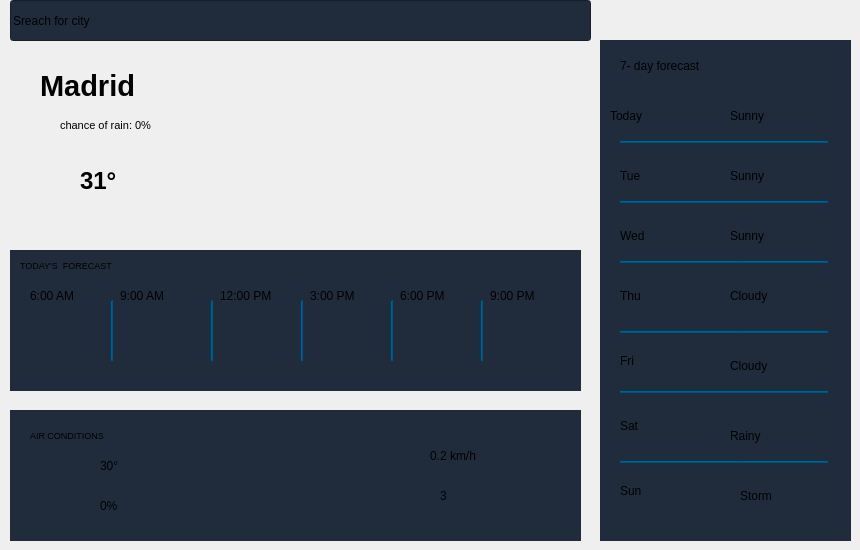
    <widget class="QWidget" name="page">
     <widget class="QWidget" name="widget_2" native="true">
      <property name="geometry">
       <rect>
        <x>10</x>
        <y>250</y>
        <width>571</width>
        <height>141</height>
       </rect>
      </property>
      <property name="styleSheet">
       <string notr="true">background-color:#202c3c;</string>
      </property>
      <widget class="QLabel" name="label_2">
       <property name="geometry">
        <rect>
         <x>10</x>
         <y>60</y>
         <width>91</width>
         <height>71</height>
        </rect>
       </property>
       <property name="text">
        <string/>
       </property>
       <property name="pixmap">
        <pixmap>../../../../../../Downloads/clouds.png</pixmap>
       </property>
       <property name="scaledContents">
        <bool>true</bool>
       </property>
      </widget>
      <widget class="QLabel" name="label_3">
       <property name="geometry">
        <rect>
         <x>110</x>
         <y>60</y>
         <width>71</width>
         <height>61</height>
        </rect>
       </property>
       <property name="text">
        <string/>
       </property>
       <property name="pixmap">
        <pixmap>../../../../../../Downloads/sun (2).png</pixmap>
       </property>
       <property name="scaledContents">
        <bool>true</bool>
       </property>
      </widget>
      <widget class="QLabel" name="label_4">
       <property name="geometry">
        <rect>
         <x>210</x>
         <y>60</y>
         <width>71</width>
         <height>61</height>
        </rect>
       </property>
       <property name="text">
        <string/>
       </property>
       <property name="pixmap">
        <pixmap>../../../../../../Downloads/sun (1).png</pixmap>
       </property>
       <property name="scaledContents">
        <bool>true</bool>
       </property>
      </widget>
      <widget class="QLabel" name="label_5">
       <property name="geometry">
        <rect>
         <x>300</x>
         <y>60</y>
         <width>71</width>
         <height>61</height>
        </rect>
       </property>
       <property name="text">
        <string/>
       </property>
       <property name="pixmap">
        <pixmap>../../../../../../Downloads/sun (1).png</pixmap>
       </property>
       <property name="scaledContents">
        <bool>true</bool>
       </property>
      </widget>
      <widget class="QLabel" name="label_6">
       <property name="geometry">
        <rect>
         <x>390</x>
         <y>60</y>
         <width>71</width>
         <height>61</height>
        </rect>
       </property>
       <property name="text">
        <string/>
       </property>
       <property name="pixmap">
        <pixmap>../../../../../../Downloads/sun (1).png</pixmap>
       </property>
       <property name="scaledContents">
        <bool>true</bool>
       </property>
      </widget>
      <widget class="QLabel" name="label_7">
       <property name="geometry">
        <rect>
         <x>480</x>
         <y>60</y>
         <width>71</width>
         <height>61</height>
        </rect>
       </property>
       <property name="text">
        <string/>
       </property>
       <property name="pixmap">
        <pixmap>../../../../../../Downloads/sun (2).png</pixmap>
       </property>
       <property name="scaledContents">
        <bool>true</bool>
       </property>
      </widget>
      <widget class="QLabel" name="label_20">
       <property name="geometry">
        <rect>
         <x>10</x>
         <y>0</y>
         <width>161</width>
         <height>31</height>
        </rect>
       </property>
       <property name="font">
        <font>
         <pointsize>7</pointsize>
        </font>
       </property>
       <property name="text">
        <string>TODAY'S  FORECAST</string>
       </property>
      </widget>
      <widget class="QLabel" name="label_21">
       <property name="geometry">
        <rect>
         <x>20</x>
         <y>30</y>
         <width>81</width>
         <height>31</height>
        </rect>
       </property>
       <property name="text">
        <string>6:00 AM</string>
       </property>
      </widget>
      <widget class="QLabel" name="label_22">
       <property name="geometry">
        <rect>
         <x>110</x>
         <y>30</y>
         <width>81</width>
         <height>31</height>
        </rect>
       </property>
       <property name="text">
        <string>9:00 AM</string>
       </property>
      </widget>
      <widget class="QLabel" name="label_23">
       <property name="geometry">
        <rect>
         <x>210</x>
         <y>30</y>
         <width>81</width>
         <height>31</height>
        </rect>
       </property>
       <property name="text">
        <string>12:00 PM</string>
       </property>
      </widget>
      <widget class="QLabel" name="label_24">
       <property name="geometry">
        <rect>
         <x>300</x>
         <y>30</y>
         <width>71</width>
         <height>31</height>
        </rect>
       </property>
       <property name="text">
        <string>3:00 PM</string>
       </property>
      </widget>
      <widget class="QLabel" name="label_25">
       <property name="geometry">
        <rect>
         <x>390</x>
         <y>30</y>
         <width>71</width>
         <height>31</height>
        </rect>
       </property>
       <property name="text">
        <string>6:00 PM</string>
       </property>
      </widget>
      <widget class="QLabel" name="label_26">
       <property name="geometry">
        <rect>
         <x>480</x>
         <y>30</y>
         <width>71</width>
         <height>31</height>
        </rect>
       </property>
       <property name="text">
        <string>9:00 PM</string>
       </property>
      </widget>
      <widget class="Line" name="line">
       <property name="geometry">
        <rect>
         <x>100</x>
         <y>50</y>
         <width>3</width>
         <height>61</height>
        </rect>
       </property>
       <property name="styleSheet">
        <string notr="true">background-color:rgb(0, 85, 127)</string>
       </property>
       <property name="orientation">
        <enum>Qt::Orientation::Vertical</enum>
       </property>
      </widget>
      <widget class="Line" name="line_2">
       <property name="geometry">
        <rect>
         <x>200</x>
         <y>50</y>
         <width>3</width>
         <height>61</height>
        </rect>
       </property>
       <property name="styleSheet">
        <string notr="true">background-color:rgb(0, 85, 127)</string>
       </property>
       <property name="orientation">
        <enum>Qt::Orientation::Vertical</enum>
       </property>
      </widget>
      <widget class="Line" name="line_3">
       <property name="geometry">
        <rect>
         <x>290</x>
         <y>50</y>
         <width>3</width>
         <height>61</height>
        </rect>
       </property>
       <property name="styleSheet">
        <string notr="true">background-color:rgb(0, 85, 127)</string>
       </property>
       <property name="orientation">
        <enum>Qt::Orientation::Vertical</enum>
       </property>
      </widget>
      <widget class="Line" name="line_4">
       <property name="geometry">
        <rect>
         <x>470</x>
         <y>50</y>
         <width>3</width>
         <height>61</height>
        </rect>
       </property>
       <property name="styleSheet">
        <string notr="true">background-color:rgb(0, 85, 127)</string>
       </property>
       <property name="orientation">
        <enum>Qt::Orientation::Vertical</enum>
       </property>
      </widget>
      <widget class="Line" name="line_5">
       <property name="geometry">
        <rect>
         <x>380</x>
         <y>50</y>
         <width>3</width>
         <height>61</height>
        </rect>
       </property>
       <property name="styleSheet">
        <string notr="true">background-color:rgb(0, 85, 127)</string>
       </property>
       <property name="orientation">
        <enum>Qt::Orientation::Vertical</enum>
       </property>
      </widget>
     </widget>
     <widget class="QWidget" name="widget_3" native="true">
      <property name="geometry">
       <rect>
        <x>10</x>
        <y>410</y>
        <width>571</width>
        <height>131</height>
       </rect>
      </property>
      <property name="styleSheet">
       <string notr="true">background-color:#202c3c;</string>
      </property>
      <widget class="QLabel" name="label_42">
       <property name="geometry">
        <rect>
         <x>20</x>
         <y>10</y>
         <width>151</width>
         <height>31</height>
        </rect>
       </property>
       <property name="font">
        <font>
         <pointsize>7</pointsize>
        </font>
       </property>
       <property name="text">
        <string>AIR CONDITIONS</string>
       </property>
      </widget>
      <widget class="QLabel" name="label_43">
       <property name="geometry">
        <rect>
         <x>60</x>
         <y>40</y>
         <width>41</width>
         <height>41</height>
        </rect>
       </property>
       <property name="text">
        <string/>
       </property>
       <property name="pixmap">
        <pixmap>../../img/temperature.png</pixmap>
       </property>
       <property name="scaledContents">
        <bool>true</bool>
       </property>
      </widget>
      <widget class="QLabel" name="label_44">
       <property name="geometry">
        <rect>
         <x>60</x>
         <y>80</y>
         <width>41</width>
         <height>41</height>
        </rect>
       </property>
       <property name="text">
        <string/>
       </property>
       <property name="pixmap">
        <pixmap>../../../../../../Downloads/drop.png</pixmap>
       </property>
       <property name="scaledContents">
        <bool>true</bool>
       </property>
      </widget>
      <widget class="QLabel" name="label_45">
       <property name="geometry">
        <rect>
         <x>360</x>
         <y>30</y>
         <width>61</width>
         <height>41</height>
        </rect>
       </property>
       <property name="text">
        <string/>
       </property>
       <property name="pixmap">
        <pixmap>../../../../../../Downloads/wind (1).png</pixmap>
       </property>
       <property name="scaledContents">
        <bool>true</bool>
       </property>
      </widget>
      <widget class="QLabel" name="label_46">
       <property name="geometry">
        <rect>
         <x>370</x>
         <y>70</y>
         <width>51</width>
         <height>41</height>
        </rect>
       </property>
       <property name="text">
        <string/>
       </property>
       <property name="pixmap">
        <pixmap>../../../../../../Downloads/sun.png</pixmap>
       </property>
       <property name="scaledContents">
        <bool>true</bool>
       </property>
      </widget>
      <widget class="QLabel" name="label_48">
       <property name="geometry">
        <rect>
         <x>90</x>
         <y>40</y>
         <width>61</width>
         <height>31</height>
        </rect>
       </property>
       <property name="text">
        <string>30°</string>
       </property>
      </widget>
      <widget class="QLabel" name="label_49">
       <property name="geometry">
        <rect>
         <x>90</x>
         <y>80</y>
         <width>51</width>
         <height>31</height>
        </rect>
       </property>
       <property name="text">
        <string>0%</string>
       </property>
      </widget>
      <widget class="QLabel" name="label_50">
       <property name="geometry">
        <rect>
         <x>420</x>
         <y>30</y>
         <width>81</width>
         <height>31</height>
        </rect>
       </property>
       <property name="text">
        <string>0.2 km/h</string>
       </property>
      </widget>
      <widget class="QLabel" name="label_51">
       <property name="geometry">
        <rect>
         <x>430</x>
         <y>70</y>
         <width>61</width>
         <height>31</height>
        </rect>
       </property>
       <property name="text">
        <string>3</string>
       </property>
      </widget>
     </widget>
     <widget class="QWidget" name="widget_4" native="true">
      <property name="geometry">
       <rect>
        <x>600</x>
        <y>40</y>
        <width>251</width>
        <height>501</height>
       </rect>
      </property>
      <property name="styleSheet">
       <string notr="true">background-color:#202c3c;</string>
      </property>
      <widget class="QLabel" name="label_8">
       <property name="geometry">
        <rect>
         <x>70</x>
         <y>50</y>
         <width>61</width>
         <height>51</height>
        </rect>
       </property>
       <property name="text">
        <string/>
       </property>
       <property name="pixmap">
        <pixmap>../../../../../../Downloads/sun (1).png</pixmap>
       </property>
       <property name="scaledContents">
        <bool>true</bool>
       </property>
      </widget>
      <widget class="QLabel" name="label_9">
       <property name="geometry">
        <rect>
         <x>70</x>
         <y>110</y>
         <width>61</width>
         <height>51</height>
        </rect>
       </property>
       <property name="text">
        <string/>
       </property>
       <property name="pixmap">
        <pixmap>../../../../../../Downloads/sun (1).png</pixmap>
       </property>
       <property name="scaledContents">
        <bool>true</bool>
       </property>
      </widget>
      <widget class="QLabel" name="label_10">
       <property name="geometry">
        <rect>
         <x>70</x>
         <y>170</y>
         <width>61</width>
         <height>51</height>
        </rect>
       </property>
       <property name="text">
        <string/>
       </property>
       <property name="pixmap">
        <pixmap>../../../../../../Downloads/sun (1).png</pixmap>
       </property>
       <property name="scaledContents">
        <bool>true</bool>
       </property>
      </widget>
      <widget class="QLabel" name="label_11">
       <property name="geometry">
        <rect>
         <x>60</x>
         <y>220</y>
         <width>81</width>
         <height>81</height>
        </rect>
       </property>
       <property name="text">
        <string/>
       </property>
       <property name="pixmap">
        <pixmap>../../../../../../Downloads/clouds.png</pixmap>
       </property>
       <property name="scaledContents">
        <bool>true</bool>
       </property>
      </widget>
      <widget class="QLabel" name="label_12">
       <property name="geometry">
        <rect>
         <x>60</x>
         <y>290</y>
         <width>81</width>
         <height>71</height>
        </rect>
       </property>
       <property name="text">
        <string/>
       </property>
       <property name="pixmap">
        <pixmap>../../../../../../Downloads/clouds.png</pixmap>
       </property>
       <property name="scaledContents">
        <bool>true</bool>
       </property>
      </widget>
      <widget class="QLabel" name="label_13">
       <property name="geometry">
        <rect>
         <x>70</x>
         <y>430</y>
         <width>71</width>
         <height>61</height>
        </rect>
       </property>
       <property name="text">
        <string/>
       </property>
       <property name="pixmap">
        <pixmap>../../../../../../Downloads/storm (1).png</pixmap>
       </property>
       <property name="scaledContents">
        <bool>true</bool>
       </property>
      </widget>
      <widget class="QLabel" name="label_14">
       <property name="geometry">
        <rect>
         <x>60</x>
         <y>360</y>
         <width>71</width>
         <height>61</height>
        </rect>
       </property>
       <property name="text">
        <string/>
       </property>
       <property name="pixmap">
        <pixmap>../../../../../../Downloads/cloudy.png</pixmap>
       </property>
       <property name="scaledContents">
        <bool>true</bool>
       </property>
      </widget>
      <widget class="QLabel" name="label_27">
       <property name="geometry">
        <rect>
         <x>10</x>
         <y>60</y>
         <width>61</width>
         <height>31</height>
        </rect>
       </property>
       <property name="text">
        <string>Today</string>
       </property>
      </widget>
      <widget class="QLabel" name="label_28">
       <property name="geometry">
        <rect>
         <x>20</x>
         <y>180</y>
         <width>51</width>
         <height>31</height>
        </rect>
       </property>
       <property name="text">
        <string>Wed</string>
       </property>
      </widget>
      <widget class="QLabel" name="label_29">
       <property name="geometry">
        <rect>
         <x>20</x>
         <y>240</y>
         <width>51</width>
         <height>31</height>
        </rect>
       </property>
       <property name="text">
        <string>Thu</string>
       </property>
      </widget>
      <widget class="QLabel" name="label_30">
       <property name="geometry">
        <rect>
         <x>20</x>
         <y>300</y>
         <width>51</width>
         <height>41</height>
        </rect>
       </property>
       <property name="text">
        <string>Fri</string>
       </property>
      </widget>
      <widget class="QLabel" name="label_31">
       <property name="geometry">
        <rect>
         <x>20</x>
         <y>360</y>
         <width>41</width>
         <height>51</height>
        </rect>
       </property>
       <property name="text">
        <string>Sat</string>
       </property>
      </widget>
      <widget class="QLabel" name="label_32">
       <property name="geometry">
        <rect>
         <x>20</x>
         <y>430</y>
         <width>51</width>
         <height>41</height>
        </rect>
       </property>
       <property name="text">
        <string>Sun</string>
       </property>
      </widget>
      <widget class="QLabel" name="label_33">
       <property name="geometry">
        <rect>
         <x>20</x>
         <y>120</y>
         <width>51</width>
         <height>31</height>
        </rect>
       </property>
       <property name="text">
        <string>Tue</string>
       </property>
      </widget>
      <widget class="QLabel" name="label_34">
       <property name="geometry">
        <rect>
         <x>20</x>
         <y>10</y>
         <width>121</width>
         <height>31</height>
        </rect>
       </property>
       <property name="text">
        <string>7- day forecast</string>
       </property>
      </widget>
      <widget class="QLabel" name="label_35">
       <property name="geometry">
        <rect>
         <x>130</x>
         <y>60</y>
         <width>81</width>
         <height>31</height>
        </rect>
       </property>
       <property name="text">
        <string>Sunny</string>
       </property>
      </widget>
      <widget class="QLabel" name="label_36">
       <property name="geometry">
        <rect>
         <x>130</x>
         <y>180</y>
         <width>81</width>
         <height>31</height>
        </rect>
       </property>
       <property name="text">
        <string>Sunny</string>
       </property>
      </widget>
      <widget class="QLabel" name="label_37">
       <property name="geometry">
        <rect>
         <x>130</x>
         <y>120</y>
         <width>81</width>
         <height>31</height>
        </rect>
       </property>
       <property name="text">
        <string>Sunny</string>
       </property>
      </widget>
      <widget class="QLabel" name="label_38">
       <property name="geometry">
        <rect>
         <x>130</x>
         <y>240</y>
         <width>71</width>
         <height>31</height>
        </rect>
       </property>
       <property name="text">
        <string>Cloudy</string>
       </property>
      </widget>
      <widget class="QLabel" name="label_39">
       <property name="geometry">
        <rect>
         <x>130</x>
         <y>310</y>
         <width>71</width>
         <height>31</height>
        </rect>
       </property>
       <property name="text">
        <string>Cloudy</string>
       </property>
      </widget>
      <widget class="QLabel" name="label_40">
       <property name="geometry">
        <rect>
         <x>130</x>
         <y>380</y>
         <width>71</width>
         <height>31</height>
        </rect>
       </property>
       <property name="text">
        <string>Rainy</string>
       </property>
      </widget>
      <widget class="QLabel" name="label_41">
       <property name="geometry">
        <rect>
         <x>140</x>
         <y>440</y>
         <width>71</width>
         <height>31</height>
        </rect>
       </property>
       <property name="text">
        <string>Storm</string>
       </property>
      </widget>
      <widget class="Line" name="line_6">
       <property name="geometry">
        <rect>
         <x>20</x>
         <y>100</y>
         <width>118</width>
         <height>3</height>
        </rect>
       </property>
       <property name="styleSheet">
        <string notr="true">background-color:rgb(0, 85, 127)</string>
       </property>
       <property name="orientation">
        <enum>Qt::Orientation::Horizontal</enum>
       </property>
      </widget>
      <widget class="Line" name="line_7">
       <property name="geometry">
        <rect>
         <x>110</x>
         <y>100</y>
         <width>118</width>
         <height>3</height>
        </rect>
       </property>
       <property name="styleSheet">
        <string notr="true">background-color:rgb(0, 85, 127)</string>
       </property>
       <property name="orientation">
        <enum>Qt::Orientation::Horizontal</enum>
       </property>
      </widget>
      <widget class="Line" name="line_8">
       <property name="geometry">
        <rect>
         <x>20</x>
         <y>160</y>
         <width>118</width>
         <height>3</height>
        </rect>
       </property>
       <property name="styleSheet">
        <string notr="true">background-color:rgb(0, 85, 127)</string>
       </property>
       <property name="orientation">
        <enum>Qt::Orientation::Horizontal</enum>
       </property>
      </widget>
      <widget class="Line" name="line_9">
       <property name="geometry">
        <rect>
         <x>110</x>
         <y>160</y>
         <width>118</width>
         <height>3</height>
        </rect>
       </property>
       <property name="styleSheet">
        <string notr="true">background-color:rgb(0, 85, 127)</string>
       </property>
       <property name="orientation">
        <enum>Qt::Orientation::Horizontal</enum>
       </property>
      </widget>
      <widget class="Line" name="line_10">
       <property name="geometry">
        <rect>
         <x>110</x>
         <y>220</y>
         <width>118</width>
         <height>3</height>
        </rect>
       </property>
       <property name="styleSheet">
        <string notr="true">background-color:rgb(0, 85, 127)</string>
       </property>
       <property name="orientation">
        <enum>Qt::Orientation::Horizontal</enum>
       </property>
      </widget>
      <widget class="Line" name="line_11">
       <property name="geometry">
        <rect>
         <x>20</x>
         <y>220</y>
         <width>118</width>
         <height>3</height>
        </rect>
       </property>
       <property name="styleSheet">
        <string notr="true">background-color:rgb(0, 85, 127)</string>
       </property>
       <property name="orientation">
        <enum>Qt::Orientation::Horizontal</enum>
       </property>
      </widget>
      <widget class="Line" name="line_12">
       <property name="geometry">
        <rect>
         <x>110</x>
         <y>290</y>
         <width>118</width>
         <height>3</height>
        </rect>
       </property>
       <property name="styleSheet">
        <string notr="true">background-color:rgb(0, 85, 127)</string>
       </property>
       <property name="orientation">
        <enum>Qt::Orientation::Horizontal</enum>
       </property>
      </widget>
      <widget class="Line" name="line_13">
       <property name="geometry">
        <rect>
         <x>20</x>
         <y>290</y>
         <width>118</width>
         <height>3</height>
        </rect>
       </property>
       <property name="styleSheet">
        <string notr="true">background-color:rgb(0, 85, 127)</string>
       </property>
       <property name="orientation">
        <enum>Qt::Orientation::Horizontal</enum>
       </property>
      </widget>
      <widget class="Line" name="line_14">
       <property name="geometry">
        <rect>
         <x>110</x>
         <y>350</y>
         <width>118</width>
         <height>3</height>
        </rect>
       </property>
       <property name="styleSheet">
        <string notr="true">background-color:rgb(0, 85, 127)</string>
       </property>
       <property name="orientation">
        <enum>Qt::Orientation::Horizontal</enum>
       </property>
      </widget>
      <widget class="Line" name="line_15">
       <property name="geometry">
        <rect>
         <x>20</x>
         <y>350</y>
         <width>118</width>
         <height>3</height>
        </rect>
       </property>
       <property name="styleSheet">
        <string notr="true">background-color:rgb(0, 85, 127)</string>
       </property>
       <property name="orientation">
        <enum>Qt::Orientation::Horizontal</enum>
       </property>
      </widget>
      <widget class="Line" name="line_16">
       <property name="geometry">
        <rect>
         <x>110</x>
         <y>420</y>
         <width>118</width>
         <height>3</height>
        </rect>
       </property>
       <property name="styleSheet">
        <string notr="true">background-color:rgb(0, 85, 127)</string>
       </property>
       <property name="orientation">
        <enum>Qt::Orientation::Horizontal</enum>
       </property>
      </widget>
      <widget class="Line" name="line_17">
       <property name="geometry">
        <rect>
         <x>20</x>
         <y>420</y>
         <width>118</width>
         <height>3</height>
        </rect>
       </property>
       <property name="styleSheet">
        <string notr="true">background-color:rgb(0, 85, 127)</string>
       </property>
       <property name="orientation">
        <enum>Qt::Orientation::Horizontal</enum>
       </property>
      </widget>
     </widget>
     <widget class="QLineEdit" name="lineEdit">
      <property name="geometry">
       <rect>
        <x>10</x>
        <y>0</y>
        <width>581</width>
        <height>41</height>
       </rect>
      </property>
      <property name="styleSheet">
       <string notr="true">background-color:#202c3c;</string>
      </property>
      <property name="text">
       <string>Sreach for city</string>
      </property>
     </widget>
     <widget class="QLabel" name="label_18">
      <property name="geometry">
       <rect>
        <x>40</x>
        <y>60</y>
        <width>151</width>
        <height>51</height>
       </rect>
      </property>
      <property name="font">
       <font>
        <pointsize>22</pointsize>
        <italic>false</italic>
        <bold>true</bold>
       </font>
      </property>
      <property name="text">
       <string>Madrid</string>
      </property>
     </widget>
     <widget class="QLabel" name="label_19">
      <property name="geometry">
       <rect>
        <x>60</x>
        <y>110</y>
        <width>151</width>
        <height>31</height>
       </rect>
      </property>
      <property name="font">
       <font>
        <pointsize>8</pointsize>
       </font>
      </property>
      <property name="text">
       <string>chance of rain: 0%</string>
      </property>
     </widget>
     <widget class="QLabel" name="label_47">
      <property name="geometry">
       <rect>
        <x>80</x>
        <y>160</y>
        <width>91</width>
        <height>41</height>
       </rect>
      </property>
      <property name="font">
       <font>
        <pointsize>18</pointsize>
        <bold>true</bold>
       </font>
      </property>
      <property name="text">
       <string>31°</string>
      </property>
     </widget>
     <widget class="QLabel" name="label_52">
      <property name="geometry">
       <rect>
        <x>380</x>
        <y>70</y>
        <width>171</width>
        <height>141</height>
       </rect>
      </property>
      <property name="text">
       <string/>
      </property>
      <property name="pixmap">
       <pixmap>../../../../../../Downloads/sun (1).png</pixmap>
      </property>
      <property name="scaledContents">
       <bool>true</bool>
      </property>
     </widget>
    </widget>
